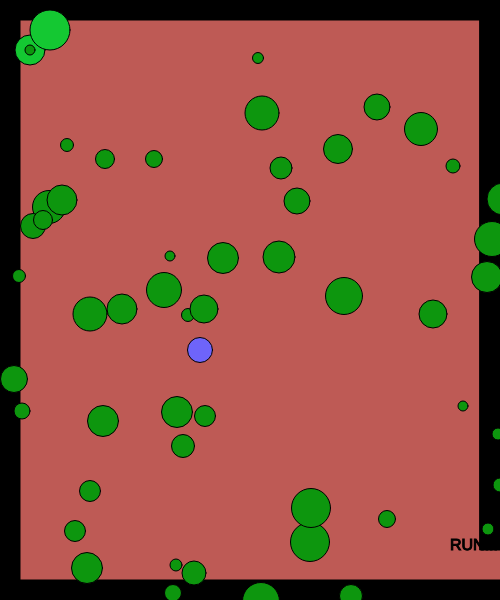
Frame 1 (no input)
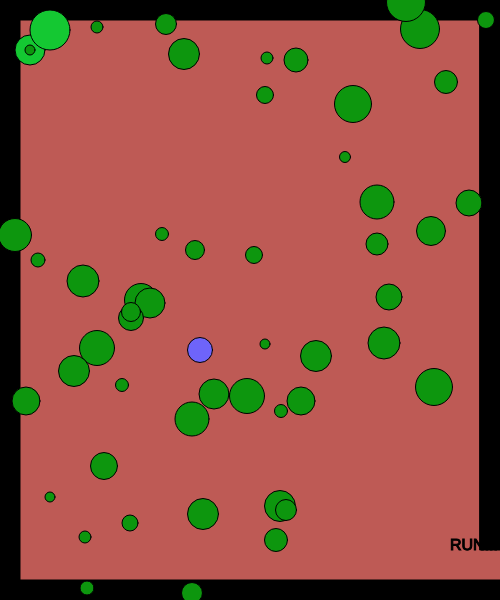
Frame 60 (no input)
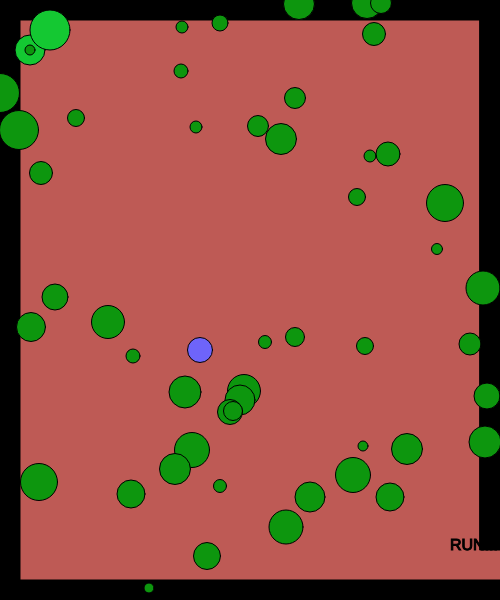
Frame 120 (the mouse pressed at the canvas centre since frame 60)

The p5.js sketch that drew these frames (run headless with seeded random() and noise() and a simulated clock; from frame 60 on, the mouse is pressed at the canvas centre):

// p5.js sketch
// ── sketch.js

var characterX = 100;
var characterY = 100;

var w = 87;
var s = 83;
var a = 65;
var d = 68;


var shapeX = 30;
var shapeY = 50;

var shapeXs = [];
var shapeYs = [];
var diameters = [];

var shapeXSpeeds = [];
var shapeYSpeeds = [];


var mouseShapeX;
var mouseShapeY;

function setup() {
    createCanvas(500, 600);
    
    for (var i = 0; i < 50; i++) {
        shapeXSpeeds[i] = Math.floor(Math.random() * (Math.floor(Math.random() * 5)) + 1);
        shapeYSpeeds[i] = Math.floor(Math.random() * (Math.floor(Math.random() * 5)) + 1);
        shapeXs[i] = getRandomNumber(500);
        shapeYs[i] = getRandomNumber(600);
        diameters[i] = getRandomNumber(30);
    }

    createCharacter(200, 350);
}

function draw() {
    background(190, 90, 85);
    stroke(0);
    fill(0);

    
    createBorders(20);

    textSize(16);
    text("RUN!!!", width - 50, height - 50)

    drawCharacter();
    characterMovement();


    
    fill(20, 200, 50);
    circle(shapeX, shapeY, 30);

    circle(shapeY, shapeX, 40)
    fill(13,150,14);
    circle(shapeX, shapeY, 10);

    for (var i = 0; i < shapeXs.length; i++) {
        circle(shapeXs[i], shapeYs[i], diameters[i]);
        shapeXSpeeds[i] = Math.floor(Math.random() * (Math.floor(Math.random() * 5)) + 1);
        shapeYSpeeds[i] = Math.floor(Math.random() * (Math.floor(Math.random() * 5)) + 1);




        
        shapeXs[i] += shapeXSpeeds[i];
        shapeYs[i] += shapeYSpeeds[i];
        
        if (shapeXs[i] > width) {
            shapeXs[i] = 0;
        }
        if (shapeXs[i] < 0) {
            shapeXs[i] = width;
        }
        if (shapeYs[i] > height) {
            shapeYs[i] = 0;
        }
        if (shapeYs[i] < 0) {
            shapeYs[i] = height;
        }
    }
    
    if (characterX > width && characterY > width - 50) {
        fill(0);
        stroke(5);
        textSize(26);
        text("Victory!", width / 2 - 50, height / 2 - 50);
    }

    
    fill(120, 130, 140);
    circle(mouseShapeX, mouseShapeY, 25);
}

function characterMovement() {
    
    if (keyIsDown(w)) {
        characterY -= 10;
    }
    if (keyIsDown(s)) {
        characterY += 10;
    }
    if (keyIsDown(a)) {
        characterX -= 10;
        console.log("movement: " + characterX);
    }
    if (keyIsDown(d)) {
        characterX += 10;
    }
}

function createCharacter(x, y) {
    characterX = x;
    characterY = y;
}

function drawCharacter() {
    fill(110, 100, 250);
    circle(characterX, characterY, 25);
}

function createBorders(thickness) {
    
    rect(0, 0, width, thickness);
    
    rect(0, 0, thickness, height);
    
    rect(0, height - thickness, width, thickness);
    
    rect(width - thickness, 0, thickness, height - 50);
}

function mouseClicked() {
    mouseShapeX = mouseX;
    mouseShapeY = mouseY;
}

function getRandomNumber(number) {
    return Math.floor(Math.random() * number) + 10;
}
